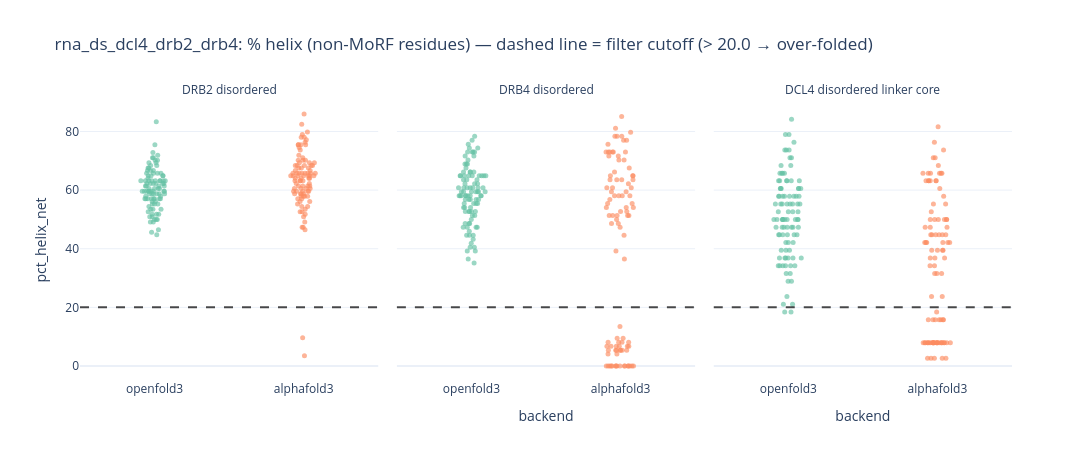
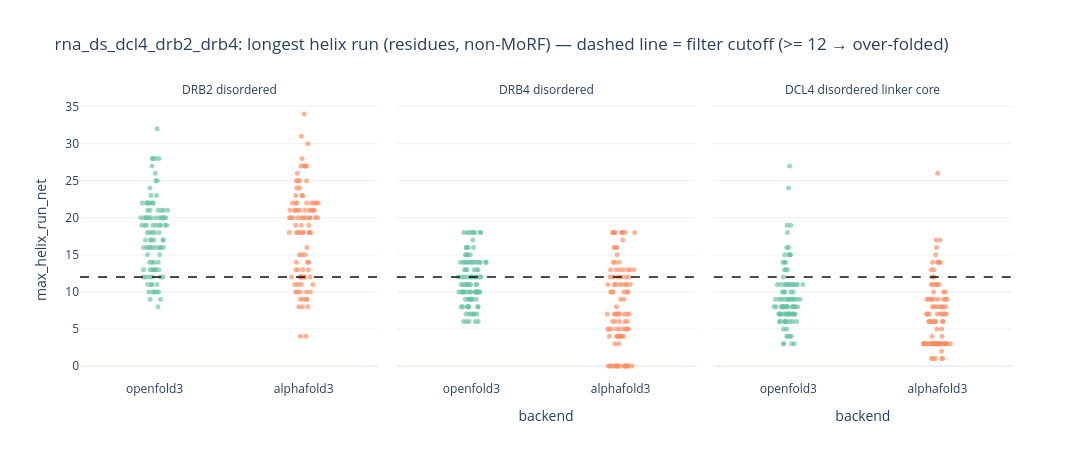

Source (notebook cell) for these figures, in order:
### Code cell
plot_overfolding(res2)

### Figure 1 — Plotly figure (JSON) as saved in the notebook; plotly's stock layout.template omitted (floating-point values rounded to 4 significant figures)
{"data": [{"alignmentgroup": "True", "boxpoints": "all", "fillcolor": "rgba(255,255,255,0)", "hoveron": "points", "hovertemplate": "backend=%{x}<br>region=DRB2 disordered<br>pct_helix_net=%{y}<extra></extra>", "jitter": 0.4, "legendgroup": "openfold3", "line": {"color": "rgba(255,255,255,0)"}, "marker": {"color": "rgb(102,194,165)", "opacity": 0.65, "size": 5}, "name": "openfold3", "offsetgroup": "openfold3", "orientation": "v", "pointpos": 0, "showlegend": true, "type": "box", "x": ["openfold3", "openfold3", "openfold3", "openfold3", "openfold3", "openfold3", "openfold3", "openfold3", "openfold3", "openfold3", "openfold3", "openfold3", "openfold3", "openfold3", "openfold3", "openfold3", "openfold3", "openfold3", "openfold3", "openfold3", "openfold3", "openfold3", "openfold3", "openfold3", "openfold3", "openfold3", "openfold3", "openfold3", "openfold3", "openfold3", "openfold3", "openfold3", "openfold3", "openfold3", "openfold3", "openfold3", "openfold3", "openfold3", "openfold3", "openfold3", "openfold3", "openfold3", "openfold3", "openfold3", "openfold3", "openfold3", "openfold3", "openfold3", "openfold3", "openfold3", "openfold3", "openfold3", "openfold3", "openfold3", "openfold3", "openfold3", "openfold3", "openfold3", "openfold3", "openfold3", "openfold3", "openfold3", "openfold3", "openfold3", "openfold3", "openfold3", "openfold3", "openfold3", "openfold3", "openfold3", "openfold3", "openfold3", "openfold3", "openfold3", "openfold3", "openfold3", "openfold3", "openfold3", "openfold3", "openfold3", "openfold3", "openfold3", "openfold3", "openfold3", "openfold3", "openfold3", "openfold3", "openfold3", "openfold3", "openfold3", "openfold3", "openfold3", "openfold3", "openfold3", "openfold3", "openfold3", "openfold3"], "x0": " ", "xaxis": "x", "y": [44.74, 66.67, 63.16, 63.16, 57.02, 63.16, 62.28, 63.16, 64.91, 57.02, 50.0, 70.18, 58.77, 55.26, 71.05, 67.54, 57.02, 62.28, 52.63, 57.02, 54.39, 70.18, 51.75, 59.65, 63.16, 62.28, 53.51, 51.75, 72.81, 53.51, 65.79, 62.28, 61.4, 65.79, 59.65, 63.16, 61.4, 71.05, 59.65, 60.53, 64.91, 64.91, 58.77, 75.44, 65.79, 64.91, 61.4, 58.77, 58.77, 59.65, 63.16, 57.02, 57.02, 61.4, 59.65, 59.65, 49.12, 65.79, 46.49, 45.61, 56.14, 68.42, 57.02, 68.42, 62.28, 59.65, 66.67, 66.67, 58.77, 69.3, 49.12, 60.53, 53.51, 69.3, 59.65, 71.93, 50.88, 60.53, 57.02, 63.16, 83.33, 57.89, 50.88, 55.26, 55.26, 57.89, 59.65, 50.0, 56.14, 58.77, 50.0, 64.04, 67.54, 62.28, 51.75, 63.16, 60.53], "y0": " ", "yaxis": "y"}, {"alignmentgroup": "True", "boxpoints": "all", "fillcolor": "rgba(255,255,255,0)", "hoveron": "points", "hovertemplate": "backend=%{x}<br>region=DRB2 disordered<br>pct_helix_net=%{y}<extra></extra>", "jitter": 0.4, "legendgroup": "alphafold3", "line": {"color": "rgba(255,255,255,0)"}, "marker": {"color": "rgb(252,141,98)", "opacity": 0.65, "size": 5}, "name": "alphafold3", "offsetgroup": "alphafold3", "orientation": "v", "pointpos": 0, "showlegend": true, "type": "box", "x": ["alphafold3", "alphafold3", "alphafold3", "alphafold3", "alphafold3", "alphafold3", "alphafold3", "alphafold3", "alphafold3", "alphafold3", "alphafold3", "alphafold3", "alphafold3", "alphafold3", "alphafold3", "alphafold3", "alphafold3", "alphafold3", "alphafold3", "alphafold3", "alphafold3", "alphafold3", "alphafold3", "alphafold3", "alphafold3", "alphafold3", "alphafold3", "alphafold3", "alphafold3", "alphafold3", "alphafold3", "alphafold3", "alphafold3", "alphafold3", "alphafold3", "alphafold3", "alphafold3", "alphafold3", "alphafold3", "alphafold3", "alphafold3", "alphafold3", "alphafold3", "alphafold3", "alphafold3", "alphafold3", "alphafold3", "alphafold3", "alphafold3", "alphafold3", "alphafold3", "alphafold3", "alphafold3", "alphafold3", "alphafold3", "alphafold3", "alphafold3", "alphafold3", "alphafold3", "alphafold3", "alphafold3", "alphafold3", "alphafold3", "alphafold3", "alphafold3", "alphafold3", "alphafold3", "alphafold3", "alphafold3", "alphafold3", "alphafold3", "alphafold3", "alphafold3", "alphafold3", "alphafold3", "alphafold3", "alphafold3", "alphafold3", "alphafold3", "alphafold3", "alphafold3", "alphafold3", "alphafold3", "alphafold3", "alphafold3", "alphafold3", "alphafold3", "alphafold3", "alphafold3", "alphafold3", "alphafold3", "alphafold3", "alphafold3", "alphafold3", "alphafold3", "alphafold3"], "x0": " ", "xaxis": "x", "y": [65.79, 58.77, 64.91, 68.42, 52.63, 73.68, 54.39, 3.509, 51.75, 47.37, 60.53, 74.56, 63.16, 65.79, 57.89, 58.77, 59.65, 75.44, 75.44, 65.79, 68.42, 70.18, 64.04, 70.18, 82.46, 61.4, 66.67, 64.04, 61.4, 59.65, 64.91, 67.54, 76.32, 78.07, 57.89, 69.3, 63.16, 67.54, 71.05, 58.77, 64.04, 69.3, 60.53, 59.65, 9.649, 65.79, 64.91, 55.26, 61.4, 71.93, 52.63, 66.67, 77.19, 75.44, 65.79, 59.65, 85.96, 78.95, 62.28, 78.07, 60.53, 64.04, 58.77, 54.39, 68.42, 46.49, 50.88, 65.79, 47.37, 57.02, 59.65, 69.3, 57.89, 57.02, 61.4, 68.42, 79.82, 63.16, 57.89, 65.79, 63.16, 60.53, 64.91, 67.54, 64.91, 49.12, 65.79, 68.42, 75.44, 70.18, 62.28, 64.91, 53.51, 64.91, 56.14, 56.14], "y0": " ", "yaxis": "y"}, {"alignmentgroup": "True", "boxpoints": "all", "fillcolor": "rgba(255,255,255,0)", "hoveron": "points", "hovertemplate": "backend=%{x}<br>region=DRB4 disordered<br>pct_helix_net=%{y}<extra></extra>", "jitter": 0.4, "legendgroup": "openfold3", "line": {"color": "rgba(255,255,255,0)"}, "marker": {"color": "rgb(102,194,165)", "opacity": 0.65, "size": 5}, "name": "openfold3", "offsetgroup": "openfold3", "orientation": "v", "pointpos": 0, "showlegend": false, "type": "box", "x": ["openfold3", "openfold3", "openfold3", "openfold3", "openfold3", "openfold3", "openfold3", "openfold3", "openfold3", "openfold3", "openfold3", "openfold3", "openfold3", "openfold3", "openfold3", "openfold3", "openfold3", "openfold3", "openfold3", "openfold3", "openfold3", "openfold3", "openfold3", "openfold3", "openfold3", "openfold3", "openfold3", "openfold3", "openfold3", "openfold3", "openfold3", "openfold3", "openfold3", "openfold3", "openfold3", "openfold3", "openfold3", "openfold3", "openfold3", "openfold3", "openfold3", "openfold3", "openfold3", "openfold3", "openfold3", "openfold3", "openfold3", "openfold3", "openfold3", "openfold3", "openfold3", "openfold3", "openfold3", "openfold3", "openfold3", "openfold3", "openfold3", "openfold3", "openfold3", "openfold3", "openfold3", "openfold3", "openfold3", "openfold3", "openfold3", "openfold3", "openfold3", "openfold3", "openfold3", "openfold3", "openfold3", "openfold3", "openfold3", "openfold3", "openfold3", "openfold3", "openfold3", "openfold3", "openfold3", "openfold3", "openfold3", "openfold3", "openfold3", "openfold3", "openfold3", "openfold3", "openfold3", "openfold3", "openfold3", "openfold3", "openfold3", "openfold3", "openfold3", "openfold3", "openfold3", "openfold3", "openfold3"], "x0": " ", "xaxis": "x2", "y": [52.7, 58.11, 72.97, 52.7, 68.92, 60.81, 48.65, 52.7, 66.22, 64.86, 64.86, 71.62, 52.7, 40.54, 56.76, 45.95, 62.16, 56.76, 64.86, 58.11, 55.41, 68.92, 41.89, 35.14, 58.11, 64.86, 59.46, 51.35, 66.22, 44.59, 66.22, 36.49, 63.51, 39.19, 47.3, 58.11, 64.86, 55.41, 58.11, 55.41, 44.59, 39.19, 78.38, 58.11, 47.3, 51.35, 59.46, 54.05, 48.65, 64.86, 47.3, 43.24, 40.54, 63.51, 59.46, 64.86, 64.86, 74.32, 60.81, 66.22, 62.16, 50.0, 60.81, 60.81, 58.11, 58.11, 68.92, 54.05, 67.57, 52.7, 56.76, 72.97, 58.11, 44.59, 59.46, 48.65, 60.81, 55.41, 47.3, 54.05, 59.46, 72.97, 71.62, 56.76, 59.46, 63.51, 72.97, 70.27, 75.68, 59.46, 74.32, 77.03, 60.81, 60.81, 64.86, 56.76, 62.16], "y0": " ", "yaxis": "y2"}, {"alignmentgroup": "True", "boxpoints": "all", "fillcolor": "rgba(255,255,255,0)", "hoveron": "points", "hovertemplate": "backend=%{x}<br>region=DRB4 disordered<br>pct_helix_net=%{y}<extra></extra>", "jitter": 0.4, "legendgroup": "alphafold3", "line": {"color": "rgba(255,255,255,0)"}, "marker": {"color": "rgb(252,141,98)", "opacity": 0.65, "size": 5}, "name": "alphafold3", "offsetgroup": "alphafold3", "orientation": "v", "pointpos": 0, "showlegend": false, "type": "box", "x": ["alphafold3", "alphafold3", "alphafold3", "alphafold3", "alphafold3", "alphafold3", "alphafold3", "alphafold3", "alphafold3", "alphafold3", "alphafold3", "alphafold3", "alphafold3", "alphafold3", "alphafold3", "alphafold3", "alphafold3", "alphafold3", "alphafold3", "alphafold3", "alphafold3", "alphafold3", "alphafold3", "alphafold3", "alphafold3", "alphafold3", "alphafold3", "alphafold3", "alphafold3", "alphafold3", "alphafold3", "alphafold3", "alphafold3", "alphafold3", "alphafold3", "alphafold3", "alphafold3", "alphafold3", "alphafold3", "alphafold3", "alphafold3", "alphafold3", "alphafold3", "alphafold3", "alphafold3", "alphafold3", "alphafold3", "alphafold3", "alphafold3", "alphafold3", "alphafold3", "alphafold3", "alphafold3", "alphafold3", "alphafold3", "alphafold3", "alphafold3", "alphafold3", "alphafold3", "alphafold3", "alphafold3", "alphafold3", "alphafold3", "alphafold3", "alphafold3", "alphafold3", "alphafold3", "alphafold3", "alphafold3", "alphafold3", "alphafold3", "alphafold3", "alphafold3", "alphafold3", "alphafold3", "alphafold3", "alphafold3", "alphafold3", "alphafold3", "alphafold3", "alphafold3", "alphafold3", "alphafold3", "alphafold3", "alphafold3", "alphafold3", "alphafold3", "alphafold3", "alphafold3", "alphafold3", "alphafold3", "alphafold3", "alphafold3", "alphafold3", "alphafold3", "alphafold3"], "x0": " ", "xaxis": "x2", "y": [6.757, 0.0, 8.108, 13.51, 0.0, 48.65, 0.0, 0.0, 75.68, 72.97, 60.81, 0.0, 50.0, 66.22, 59.46, 59.46, 48.65, 81.08, 85.14, 78.38, 0.0, 0.0, 63.51, 58.11, 77.03, 51.35, 55.41, 55.41, 72.97, 52.7, 72.97, 71.62, 5.405, 78.38, 54.05, 67.57, 51.35, 63.51, 58.11, 0.0, 70.27, 8.108, 5.405, 54.05, 36.49, 51.35, 5.405, 71.62, 60.81, 64.86, 9.459, 79.73, 0.0, 5.405, 8.108, 4.054, 58.11, 64.86, 0.0, 72.97, 6.757, 0.0, 0.0, 5.405, 5.405, 6.757, 4.054, 0.0, 6.757, 0.0, 9.459, 8.108, 5.405, 0.0, 6.757, 51.35, 72.97, 60.81, 47.3, 0.0, 52.7, 6.757, 54.05, 44.59, 64.86, 63.51, 39.19, 70.27, 58.11, 77.03, 51.35, 56.76, 78.38, 72.97, 63.51, 62.16], "y0": " ", "yaxis": "y2"}, {"alignmentgroup": "True", "boxpoints": "all", "fillcolor": "rgba(255,255,255,0)", "hoveron": "points", "hovertemplate": "backend=%{x}<br>region=DCL4 disordered linker core<br>pct_helix_net=%{y}<extra></extra>", "jitter": 0.4, "legendgroup": "openfold3", "line": {"color": "rgba(255,255,255,0)"}, "marker": {"color": "rgb(102,194,165)", "opacity": 0.65, "size": 5}, "name": "openfold3", "offsetgroup": "openfold3", "orientation": "v", "pointpos": 0, "showlegend": false, "type": "box", "x": ["openfold3", "openfold3", "openfold3", "openfold3", "openfold3", "openfold3", "openfold3", "openfold3", "openfold3", "openfold3", "openfold3", "openfold3", "openfold3", "openfold3", "openfold3", "openfold3", "openfold3", "openfold3", "openfold3", "openfold3", "openfold3", "openfold3", "openfold3", "openfold3", "openfold3", "openfold3", "openfold3", "openfold3", "openfold3", "openfold3", "openfold3", "openfold3", "openfold3", "openfold3", "openfold3", "openfold3", "openfold3", "openfold3", "openfold3", "openfold3", "openfold3", "openfold3", "openfold3", "openfold3", "openfold3", "openfold3", "openfold3", "openfold3", "openfold3", "openfold3", "openfold3", "openfold3", "openfold3", "openfold3", "openfold3", "openfold3", "openfold3", "openfold3", "openfold3", "openfold3", "openfold3", "openfold3", "openfold3", "openfold3", "openfold3", "openfold3", "openfold3", "openfold3", "openfold3", "openfold3", "openfold3", "openfold3", "openfold3", "openfold3", "openfold3", "openfold3", "openfold3", "openfold3", "openfold3", "openfold3", "openfold3", "openfold3", "openfold3", "openfold3", "openfold3", "openfold3", "openfold3", "openfold3", "openfold3", "openfold3", "openfold3", "openfold3", "openfold3", "openfold3", "openfold3", "openfold3", "openfold3"], "x0": " ", "xaxis": "x3", "y": [36.84, 42.11, 63.16, 44.74, 55.26, 18.42, 39.47, 47.37, 47.37, 44.74, 71.05, 84.21, 57.89, 52.63, 31.58, 39.47, 34.21, 42.11, 63.16, 50.0, 36.84, 44.74, 28.95, 55.26, 36.84, 76.32, 73.68, 44.74, 57.89, 18.42, 78.95, 50.0, 57.89, 55.26, 23.68, 47.37, 65.79, 44.74, 50.0, 57.89, 52.63, 63.16, 60.53, 47.37, 60.53, 50.0, 52.63, 36.84, 34.21, 50.0, 63.16, 34.21, 57.89, 36.84, 57.89, 34.21, 60.53, 55.26, 57.89, 39.47, 50.0, 73.68, 55.26, 34.21, 68.42, 55.26, 55.26, 36.84, 50.0, 28.95, 21.05, 42.11, 55.26, 63.16, 44.74, 50.0, 34.21, 65.79, 60.53, 31.58, 63.16, 60.53, 78.95, 65.79, 52.63, 68.42, 65.79, 47.37, 60.53, 73.68, 71.05, 21.05, 47.37, 50.0, 47.37, 50.0, 57.89], "y0": " ", "yaxis": "y3"}, {"alignmentgroup": "True", "boxpoints": "all", "fillcolor": "rgba(255,255,255,0)", "hoveron": "points", "hovertemplate": "backend=%{x}<br>region=DCL4 disordered linker core<br>pct_helix_net=%{y}<extra></extra>", "jitter": 0.4, "legendgroup": "alphafold3", "line": {"color": "rgba(255,255,255,0)"}, "marker": {"color": "rgb(252,141,98)", "opacity": 0.65, "size": 5}, "name": "alphafold3", "offsetgroup": "alphafold3", "orientation": "v", "pointpos": 0, "showlegend": false, "type": "box", "x": ["alphafold3", "alphafold3", "alphafold3", "alphafold3", "alphafold3", "alphafold3", "alphafold3", "alphafold3", "alphafold3", "alphafold3", "alphafold3", "alphafold3", "alphafold3", "alphafold3", "alphafold3", "alphafold3", "alphafold3", "alphafold3", "alphafold3", "alphafold3", "alphafold3", "alphafold3", "alphafold3", "alphafold3", "alphafold3", "alphafold3", "alphafold3", "alphafold3", "alphafold3", "alphafold3", "alphafold3", "alphafold3", "alphafold3", "alphafold3", "alphafold3", "alphafold3", "alphafold3", "alphafold3", "alphafold3", "alphafold3", "alphafold3", "alphafold3", "alphafold3", "alphafold3", "alphafold3", "alphafold3", "alphafold3", "alphafold3", "alphafold3", "alphafold3", "alphafold3", "alphafold3", "alphafold3", "alphafold3", "alphafold3", "alphafold3", "alphafold3", "alphafold3", "alphafold3", "alphafold3", "alphafold3", "alphafold3", "alphafold3", "alphafold3", "alphafold3", "alphafold3", "alphafold3", "alphafold3", "alphafold3", "alphafold3", "alphafold3", "alphafold3", "alphafold3", "alphafold3", "alphafold3", "alphafold3", "alphafold3", "alphafold3", "alphafold3", "alphafold3", "alphafold3", "alphafold3", "alphafold3", "alphafold3", "alphafold3", "alphafold3", "alphafold3", "alphafold3", "alphafold3", "alphafold3", "alphafold3", "alphafold3", "alphafold3", "alphafold3", "alphafold3", "alphafold3"], "x0": " ", "xaxis": "x3", "y": [15.79, 7.895, 7.895, 7.895, 7.895, 7.895, 7.895, 15.79, 65.79, 57.89, 65.79, 7.895, 63.16, 36.84, 50.0, 47.37, 44.74, 39.47, 81.58, 42.11, 7.895, 18.42, 63.16, 44.74, 55.26, 47.37, 63.16, 65.79, 34.21, 73.68, 63.16, 63.16, 23.68, 44.74, 42.11, 42.11, 39.47, 63.16, 65.79, 15.79, 65.79, 7.895, 2.632, 60.53, 7.895, 44.74, 15.79, 42.11, 36.84, 50.0, 2.632, 44.74, 7.895, 7.895, 2.632, 7.895, 71.05, 36.84, 7.895, 39.47, 7.895, 2.632, 7.895, 15.79, 7.895, 15.79, 23.68, 2.632, 7.895, 7.895, 7.895, 7.895, 7.895, 7.895, 7.895, 34.21, 50.0, 42.11, 50.0, 15.79, 31.58, 7.895, 47.37, 76.32, 42.11, 55.26, 31.58, 52.63, 71.05, 39.47, 44.74, 65.79, 50.0, 31.58, 50.0, 68.42], "y0": " ", "yaxis": "y3"}], "layout": {"annotations": [{"showarrow": false, "text": "DRB2 disordered", "x": 0.16, "xanchor": "center", "xref": "paper", "y": 1.0, "yanchor": "bottom", "yref": "paper"}, {"showarrow": false, "text": "DRB4 disordered", "x": 0.5, "xanchor": "center", "xref": "paper", "y": 1.0, "yanchor": "bottom", "yref": "paper"}, {"showarrow": false, "text": "DCL4 disordered linker core", "x": 0.84, "xanchor": "center", "xref": "paper", "y": 1.0, "yanchor": "bottom", "yref": "paper"}], "boxmode": "overlay", "height": 460, "legend": {"title": {"text": "backend"}, "tracegroupgap": 0}, "shapes": [{"line": {"color": "black", "dash": "dash"}, "opacity": 0.7, "type": "line", "x0": 0, "x1": 1, "xref": "x domain", "y0": 20.0, "y1": 20.0, "yref": "y"}, {"line": {"color": "black", "dash": "dash"}, "opacity": 0.7, "type": "line", "x0": 0, "x1": 1, "xref": "x2 domain", "y0": 20.0, "y1": 20.0, "yref": "y2"}, {"line": {"color": "black", "dash": "dash"}, "opacity": 0.7, "type": "line", "x0": 0, "x1": 1, "xref": "x3 domain", "y0": 20.0, "y1": 20.0, "yref": "y3"}], "showlegend": false, "title": {"text": "rna_ds_dcl4_drb2_drb4: % helix (non-MoRF residues) — dashed line = filter cutoff (> 20.0 → over-folded)"}, "width": 1140, "xaxis": {"anchor": "y", "categoryarray": ["openfold3", "alphafold3"], "categoryorder": "array", "domain": [0.0, 0.32], "title": {"text": ""}}, "xaxis2": {"anchor": "y2", "categoryarray": ["openfold3", "alphafold3"], "categoryorder": "array", "domain": [0.34, 0.66], "matches": "x", "title": {"text": "backend"}}, "xaxis3": {"anchor": "y3", "categoryarray": ["openfold3", "alphafold3"], "categoryorder": "array", "domain": [0.68, 1.0], "matches": "x", "title": {"text": "backend"}}, "yaxis": {"anchor": "x", "domain": [0.0, 1.0], "title": {"text": "pct_helix_net"}}, "yaxis2": {"anchor": "x2", "domain": [0.0, 1.0], "matches": "y", "showticklabels": false}, "yaxis3": {"anchor": "x3", "domain": [0.0, 1.0], "matches": "y", "showticklabels": false}}}

### Figure 2 — Plotly figure (JSON) as saved in the notebook; plotly's stock layout.template omitted (floating-point values rounded to 4 significant figures)
{"data": [{"alignmentgroup": "True", "boxpoints": "all", "fillcolor": "rgba(255,255,255,0)", "hoveron": "points", "hovertemplate": "backend=%{x}<br>region=DRB2 disordered<br>max_helix_run_net=%{y}<extra></extra>", "jitter": 0.4, "legendgroup": "openfold3", "line": {"color": "rgba(255,255,255,0)"}, "marker": {"color": "rgb(102,194,165)", "opacity": 0.65, "size": 5}, "name": "openfold3", "offsetgroup": "openfold3", "orientation": "v", "pointpos": 0, "showlegend": true, "type": "box", "x": ["openfold3", "openfold3", "openfold3", "openfold3", "openfold3", "openfold3", "openfold3", "openfold3", "openfold3", "openfold3", "openfold3", "openfold3", "openfold3", "openfold3", "openfold3", "openfold3", "openfold3", "openfold3", "openfold3", "openfold3", "openfold3", "openfold3", "openfold3", "openfold3", "openfold3", "openfold3", "openfold3", "openfold3", "openfold3", "openfold3", "openfold3", "openfold3", "openfold3", "openfold3", "openfold3", "openfold3", "openfold3", "openfold3", "openfold3", "openfold3", "openfold3", "openfold3", "openfold3", "openfold3", "openfold3", "openfold3", "openfold3", "openfold3", "openfold3", "openfold3", "openfold3", "openfold3", "openfold3", "openfold3", "openfold3", "openfold3", "openfold3", "openfold3", "openfold3", "openfold3", "openfold3", "openfold3", "openfold3", "openfold3", "openfold3", "openfold3", "openfold3", "openfold3", "openfold3", "openfold3", "openfold3", "openfold3", "openfold3", "openfold3", "openfold3", "openfold3", "openfold3", "openfold3", "openfold3", "openfold3", "openfold3", "openfold3", "openfold3", "openfold3", "openfold3", "openfold3", "openfold3", "openfold3", "openfold3", "openfold3", "openfold3", "openfold3", "openfold3", "openfold3", "openfold3", "openfold3", "openfold3"], "x0": " ", "xaxis": "x", "y": [12, 19, 19, 20, 19, 13, 18, 18, 20, 19, 14, 18, 10, 16, 28, 20, 32, 27, 9, 10, 17, 22, 17, 13, 13, 22, 13, 26, 23, 11, 14, 17, 20, 13, 20, 20, 12, 24, 10, 28, 19, 16, 20, 21, 19, 14, 22, 17, 20, 8, 28, 21, 11, 21, 11, 16, 16, 10, 18, 22, 20, 20, 19, 28, 20, 16, 18, 17, 16, 13, 12, 17, 11, 19, 16, 21, 9, 21, 22, 21, 23, 16, 13, 19, 12, 20, 10, 15, 12, 25, 22, 16, 25, 22, 14, 15, 12], "y0": " ", "yaxis": "y"}, {"alignmentgroup": "True", "boxpoints": "all", "fillcolor": "rgba(255,255,255,0)", "hoveron": "points", "hovertemplate": "backend=%{x}<br>region=DRB2 disordered<br>max_helix_run_net=%{y}<extra></extra>", "jitter": 0.4, "legendgroup": "alphafold3", "line": {"color": "rgba(255,255,255,0)"}, "marker": {"color": "rgb(252,141,98)", "opacity": 0.65, "size": 5}, "name": "alphafold3", "offsetgroup": "alphafold3", "orientation": "v", "pointpos": 0, "showlegend": true, "type": "box", "x": ["alphafold3", "alphafold3", "alphafold3", "alphafold3", "alphafold3", "alphafold3", "alphafold3", "alphafold3", "alphafold3", "alphafold3", "alphafold3", "alphafold3", "alphafold3", "alphafold3", "alphafold3", "alphafold3", "alphafold3", "alphafold3", "alphafold3", "alphafold3", "alphafold3", "alphafold3", "alphafold3", "alphafold3", "alphafold3", "alphafold3", "alphafold3", "alphafold3", "alphafold3", "alphafold3", "alphafold3", "alphafold3", "alphafold3", "alphafold3", "alphafold3", "alphafold3", "alphafold3", "alphafold3", "alphafold3", "alphafold3", "alphafold3", "alphafold3", "alphafold3", "alphafold3", "alphafold3", "alphafold3", "alphafold3", "alphafold3", "alphafold3", "alphafold3", "alphafold3", "alphafold3", "alphafold3", "alphafold3", "alphafold3", "alphafold3", "alphafold3", "alphafold3", "alphafold3", "alphafold3", "alphafold3", "alphafold3", "alphafold3", "alphafold3", "alphafold3", "alphafold3", "alphafold3", "alphafold3", "alphafold3", "alphafold3", "alphafold3", "alphafold3", "alphafold3", "alphafold3", "alphafold3", "alphafold3", "alphafold3", "alphafold3", "alphafold3", "alphafold3", "alphafold3", "alphafold3", "alphafold3", "alphafold3", "alphafold3", "alphafold3", "alphafold3", "alphafold3", "alphafold3", "alphafold3", "alphafold3", "alphafold3", "alphafold3", "alphafold3", "alphafold3", "alphafold3"], "x0": " ", "xaxis": "x", "y": [28, 27, 21, 23, 20, 18, 11, 4, 11, 13, 16, 24, 14, 10, 15, 8, 19, 34, 21, 21, 19, 27, 18, 25, 20, 21, 8, 15, 20, 18, 12, 27, 21, 25, 10, 22, 25, 21, 20, 22, 20, 25, 12, 9, 4, 20, 22, 19, 12, 22, 18, 22, 22, 27, 20, 21, 21, 30, 13, 22, 12, 20, 21, 9, 18, 13, 11, 18, 9, 22, 20, 26, 10, 14, 10, 31, 24, 12, 12, 21, 13, 12, 23, 18, 20, 15, 18, 18, 23, 9, 14, 12, 8, 10, 20, 11], "y0": " ", "yaxis": "y"}, {"alignmentgroup": "True", "boxpoints": "all", "fillcolor": "rgba(255,255,255,0)", "hoveron": "points", "hovertemplate": "backend=%{x}<br>region=DRB4 disordered<br>max_helix_run_net=%{y}<extra></extra>", "jitter": 0.4, "legendgroup": "openfold3", "line": {"color": "rgba(255,255,255,0)"}, "marker": {"color": "rgb(102,194,165)", "opacity": 0.65, "size": 5}, "name": "openfold3", "offsetgroup": "openfold3", "orientation": "v", "pointpos": 0, "showlegend": false, "type": "box", "x": ["openfold3", "openfold3", "openfold3", "openfold3", "openfold3", "openfold3", "openfold3", "openfold3", "openfold3", "openfold3", "openfold3", "openfold3", "openfold3", "openfold3", "openfold3", "openfold3", "openfold3", "openfold3", "openfold3", "openfold3", "openfold3", "openfold3", "openfold3", "openfold3", "openfold3", "openfold3", "openfold3", "openfold3", "openfold3", "openfold3", "openfold3", "openfold3", "openfold3", "openfold3", "openfold3", "openfold3", "openfold3", "openfold3", "openfold3", "openfold3", "openfold3", "openfold3", "openfold3", "openfold3", "openfold3", "openfold3", "openfold3", "openfold3", "openfold3", "openfold3", "openfold3", "openfold3", "openfold3", "openfold3", "openfold3", "openfold3", "openfold3", "openfold3", "openfold3", "openfold3", "openfold3", "openfold3", "openfold3", "openfold3", "openfold3", "openfold3", "openfold3", "openfold3", "openfold3", "openfold3", "openfold3", "openfold3", "openfold3", "openfold3", "openfold3", "openfold3", "openfold3", "openfold3", "openfold3", "openfold3", "openfold3", "openfold3", "openfold3", "openfold3", "openfold3", "openfold3", "openfold3", "openfold3", "openfold3", "openfold3", "openfold3", "openfold3", "openfold3", "openfold3", "openfold3", "openfold3", "openfold3"], "x0": " ", "xaxis": "x2", "y": [8, 15, 16, 9, 12, 8, 7, 10, 11, 14, 10, 18, 13, 6, 6, 8, 9, 12, 16, 10, 13, 18, 8, 10, 14, 14, 7, 6, 12, 8, 12, 6, 8, 10, 12, 14, 9, 9, 8, 10, 12, 14, 11, 11, 13, 14, 13, 11, 12, 14, 7, 10, 10, 18, 16, 7, 15, 18, 10, 12, 10, 9, 16, 6, 10, 18, 10, 9, 12, 10, 10, 18, 14, 18, 14, 7, 13, 12, 11, 9, 14, 11, 8, 15, 10, 14, 17, 13, 14, 11, 15, 14, 11, 7, 18, 11, 12], "y0": " ", "yaxis": "y2"}, {"alignmentgroup": "True", "boxpoints": "all", "fillcolor": "rgba(255,255,255,0)", "hoveron": "points", "hovertemplate": "backend=%{x}<br>region=DRB4 disordered<br>max_helix_run_net=%{y}<extra></extra>", "jitter": 0.4, "legendgroup": "alphafold3", "line": {"color": "rgba(255,255,255,0)"}, "marker": {"color": "rgb(252,141,98)", "opacity": 0.65, "size": 5}, "name": "alphafold3", "offsetgroup": "alphafold3", "orientation": "v", "pointpos": 0, "showlegend": false, "type": "box", "x": ["alphafold3", "alphafold3", "alphafold3", "alphafold3", "alphafold3", "alphafold3", "alphafold3", "alphafold3", "alphafold3", "alphafold3", "alphafold3", "alphafold3", "alphafold3", "alphafold3", "alphafold3", "alphafold3", "alphafold3", "alphafold3", "alphafold3", "alphafold3", "alphafold3", "alphafold3", "alphafold3", "alphafold3", "alphafold3", "alphafold3", "alphafold3", "alphafold3", "alphafold3", "alphafold3", "alphafold3", "alphafold3", "alphafold3", "alphafold3", "alphafold3", "alphafold3", "alphafold3", "alphafold3", "alphafold3", "alphafold3", "alphafold3", "alphafold3", "alphafold3", "alphafold3", "alphafold3", "alphafold3", "alphafold3", "alphafold3", "alphafold3", "alphafold3", "alphafold3", "alphafold3", "alphafold3", "alphafold3", "alphafold3", "alphafold3", "alphafold3", "alphafold3", "alphafold3", "alphafold3", "alphafold3", "alphafold3", "alphafold3", "alphafold3", "alphafold3", "alphafold3", "alphafold3", "alphafold3", "alphafold3", "alphafold3", "alphafold3", "alphafold3", "alphafold3", "alphafold3", "alphafold3", "alphafold3", "alphafold3", "alphafold3", "alphafold3", "alphafold3", "alphafold3", "alphafold3", "alphafold3", "alphafold3", "alphafold3", "alphafold3", "alphafold3", "alphafold3", "alphafold3", "alphafold3", "alphafold3", "alphafold3", "alphafold3", "alphafold3", "alphafold3", "alphafold3"], "x0": " ", "xaxis": "x2", "y": [5, 0, 5, 4, 0, 13, 0, 0, 13, 14, 13, 0, 7, 10, 13, 10, 11, 15, 18, 18, 0, 0, 13, 12, 11, 7, 18, 9, 7, 7, 18, 16, 4, 12, 7, 13, 7, 10, 8, 0, 18, 6, 4, 10, 6, 11, 4, 14, 12, 16, 7, 14, 0, 4, 6, 3, 12, 11, 0, 18, 5, 0, 0, 4, 4, 5, 3, 0, 5, 0, 7, 6, 4, 0, 5, 10, 18, 5, 6, 0, 7, 5, 11, 5, 11, 12, 10, 17, 9, 16, 11, 12, 18, 18, 11, 13], "y0": " ", "yaxis": "y2"}, {"alignmentgroup": "True", "boxpoints": "all", "fillcolor": "rgba(255,255,255,0)", "hoveron": "points", "hovertemplate": "backend=%{x}<br>region=DCL4 disordered linker core<br>max_helix_run_net=%{y}<extra></extra>", "jitter": 0.4, "legendgroup": "openfold3", "line": {"color": "rgba(255,255,255,0)"}, "marker": {"color": "rgb(102,194,165)", "opacity": 0.65, "size": 5}, "name": "openfold3", "offsetgroup": "openfold3", "orientation": "v", "pointpos": 0, "showlegend": false, "type": "box", "x": ["openfold3", "openfold3", "openfold3", "openfold3", "openfold3", "openfold3", "openfold3", "openfold3", "openfold3", "openfold3", "openfold3", "openfold3", "openfold3", "openfold3", "openfold3", "openfold3", "openfold3", "openfold3", "openfold3", "openfold3", "openfold3", "openfold3", "openfold3", "openfold3", "openfold3", "openfold3", "openfold3", "openfold3", "openfold3", "openfold3", "openfold3", "openfold3", "openfold3", "openfold3", "openfold3", "openfold3", "openfold3", "openfold3", "openfold3", "openfold3", "openfold3", "openfold3", "openfold3", "openfold3", "openfold3", "openfold3", "openfold3", "openfold3", "openfold3", "openfold3", "openfold3", "openfold3", "openfold3", "openfold3", "openfold3", "openfold3", "openfold3", "openfold3", "openfold3", "openfold3", "openfold3", "openfold3", "openfold3", "openfold3", "openfold3", "openfold3", "openfold3", "openfold3", "openfold3", "openfold3", "openfold3", "openfold3", "openfold3", "openfold3", "openfold3", "openfold3", "openfold3", "openfold3", "openfold3", "openfold3", "openfold3", "openfold3", "openfold3", "openfold3", "openfold3", "openfold3", "openfold3", "openfold3", "openfold3", "openfold3", "openfold3", "openfold3", "openfold3", "openfold3", "openfold3", "openfold3", "openfold3"], "x0": " ", "xaxis": "x3", "y": [7, 6, 10, 7, 14, 3, 6, 9, 4, 8, 24, 11, 16, 7, 9, 8, 7, 5, 9, 6, 7, 10, 4, 8, 6, 9, 18, 8, 12, 4, 27, 6, 8, 11, 6, 6, 11, 7, 7, 9, 13, 15, 8, 15, 7, 8, 9, 7, 6, 9, 11, 10, 15, 11, 7, 7, 13, 10, 9, 5, 8, 11, 8, 6, 16, 11, 11, 11, 8, 8, 7, 7, 7, 15, 9, 8, 3, 9, 10, 3, 13, 14, 19, 14, 8, 8, 11, 4, 7, 19, 11, 3, 11, 8, 8, 9, 9], "y0": " ", "yaxis": "y3"}, {"alignmentgroup": "True", "boxpoints": "all", "fillcolor": "rgba(255,255,255,0)", "hoveron": "points", "hovertemplate": "backend=%{x}<br>region=DCL4 disordered linker core<br>max_helix_run_net=%{y}<extra></extra>", "jitter": 0.4, "legendgroup": "alphafold3", "line": {"color": "rgba(255,255,255,0)"}, "marker": {"color": "rgb(252,141,98)", "opacity": 0.65, "size": 5}, "name": "alphafold3", "offsetgroup": "alphafold3", "orientation": "v", "pointpos": 0, "showlegend": false, "type": "box", "x": ["alphafold3", "alphafold3", "alphafold3", "alphafold3", "alphafold3", "alphafold3", "alphafold3", "alphafold3", "alphafold3", "alphafold3", "alphafold3", "alphafold3", "alphafold3", "alphafold3", "alphafold3", "alphafold3", "alphafold3", "alphafold3", "alphafold3", "alphafold3", "alphafold3", "alphafold3", "alphafold3", "alphafold3", "alphafold3", "alphafold3", "alphafold3", "alphafold3", "alphafold3", "alphafold3", "alphafold3", "alphafold3", "alphafold3", "alphafold3", "alphafold3", "alphafold3", "alphafold3", "alphafold3", "alphafold3", "alphafold3", "alphafold3", "alphafold3", "alphafold3", "alphafold3", "alphafold3", "alphafold3", "alphafold3", "alphafold3", "alphafold3", "alphafold3", "alphafold3", "alphafold3", "alphafold3", "alphafold3", "alphafold3", "alphafold3", "alphafold3", "alphafold3", "alphafold3", "alphafold3", "alphafold3", "alphafold3", "alphafold3", "alphafold3", "alphafold3", "alphafold3", "alphafold3", "alphafold3", "alphafold3", "alphafold3", "alphafold3", "alphafold3", "alphafold3", "alphafold3", "alphafold3", "alphafold3", "alphafold3", "alphafold3", "alphafold3", "alphafold3", "alphafold3", "alphafold3", "alphafold3", "alphafold3", "alphafold3", "alphafold3", "alphafold3", "alphafold3", "alphafold3", "alphafold3", "alphafold3", "alphafold3", "alphafold3", "alphafold3", "alphafold3", "alphafold3"], "x0": " ", "xaxis": "x3", "y": [3, 3, 3, 3, 3, 3, 3, 3, 6, 10, 11, 3, 14, 7, 12, 5, 11, 7, 17, 7, 3, 4, 8, 8, 10, 6, 9, 9, 8, 9, 9, 9, 6, 14, 7, 13, 11, 9, 14, 3, 16, 3, 1, 11, 3, 14, 3, 13, 8, 4, 1, 8, 3, 3, 1, 3, 17, 9, 2, 9, 3, 1, 3, 3, 3, 3, 3, 1, 3, 3, 3, 3, 3, 3, 3, 7, 8, 7, 6, 3, 6, 3, 6, 26, 6, 10, 9, 7, 15, 5, 8, 14, 7, 6, 11, 12], "y0": " ", "yaxis": "y3"}], "layout": {"annotations": [{"showarrow": false, "text": "DRB2 disordered", "x": 0.16, "xanchor": "center", "xref": "paper", "y": 1.0, "yanchor": "bottom", "yref": "paper"}, {"showarrow": false, "text": "DRB4 disordered", "x": 0.5, "xanchor": "center", "xref": "paper", "y": 1.0, "yanchor": "bottom", "yref": "paper"}, {"showarrow": false, "text": "DCL4 disordered linker core", "x": 0.84, "xanchor": "center", "xref": "paper", "y": 1.0, "yanchor": "bottom", "yref": "paper"}], "boxmode": "overlay", "height": 460, "legend": {"title": {"text": "backend"}, "tracegroupgap": 0}, "shapes": [{"line": {"color": "black", "dash": "dash"}, "opacity": 0.7, "type": "line", "x0": 0, "x1": 1, "xref": "x domain", "y0": 12, "y1": 12, "yref": "y"}, {"line": {"color": "black", "dash": "dash"}, "opacity": 0.7, "type": "line", "x0": 0, "x1": 1, "xref": "x2 domain", "y0": 12, "y1": 12, "yref": "y2"}, {"line": {"color": "black", "dash": "dash"}, "opacity": 0.7, "type": "line", "x0": 0, "x1": 1, "xref": "x3 domain", "y0": 12, "y1": 12, "yref": "y3"}], "showlegend": false, "title": {"text": "rna_ds_dcl4_drb2_drb4: longest helix run (residues, non-MoRF) — dashed line = filter cutoff (>= 12 → over-folded)"}, "width": 1140, "xaxis": {"anchor": "y", "categoryarray": ["openfold3", "alphafold3"], "categoryorder": "array", "domain": [0.0, 0.32], "title": {"text": ""}}, "xaxis2": {"anchor": "y2", "categoryarray": ["openfold3", "alphafold3"], "categoryorder": "array", "domain": [0.34, 0.66], "matches": "x", "title": {"text": "backend"}}, "xaxis3": {"anchor": "y3", "categoryarray": ["openfold3", "alphafold3"], "categoryorder": "array", "domain": [0.68, 1.0], "matches": "x", "title": {"text": "backend"}}, "yaxis": {"anchor": "x", "domain": [0.0, 1.0], "title": {"text": "max_helix_run_net"}}, "yaxis2": {"anchor": "x2", "domain": [0.0, 1.0], "matches": "y", "showticklabels": false}, "yaxis3": {"anchor": "x3", "domain": [0.0, 1.0], "matches": "y", "showticklabels": false}}}
